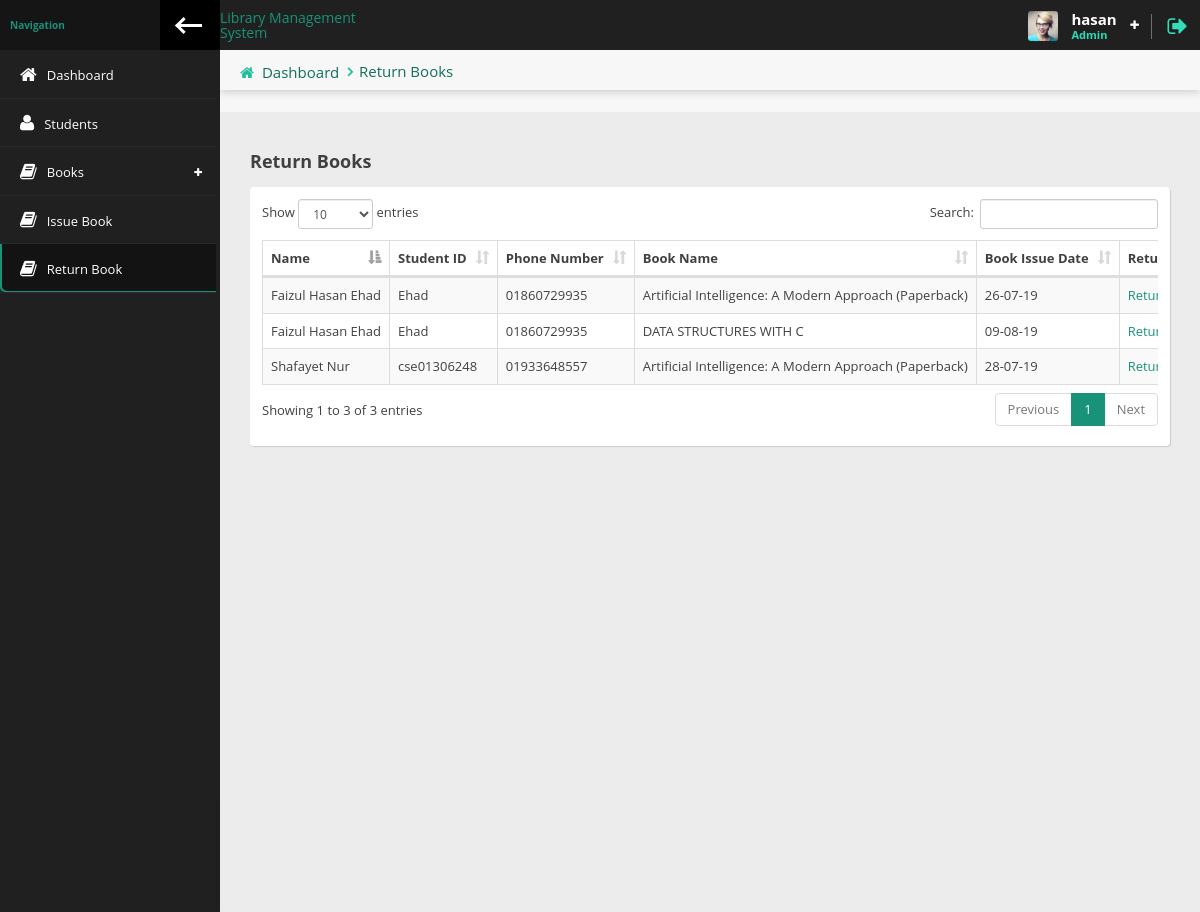
Page /LMS/Librarian/return_book.php (signed in) on the committed database.
### tables this page shows
CREATE TABLE `librarian` (
  `id` int(3) NOT NULL,
  `firstname` varchar(50) NOT NULL,
  `lastname` varchar(50) NOT NULL,
  `email` varchar(100) NOT NULL,
  `username` varchar(50) NOT NULL,
  `password` varchar(100) NOT NULL,
  `datetime` timestamp NOT NULL DEFAULT CURRENT_TIMESTAMP
);

CREATE TABLE `issue_book` (
  `id` int(5) NOT NULL,
  `students_id` int(5) NOT NULL,
  `book_id` int(5) NOT NULL,
  `issue_date` varchar(20) NOT NULL,
  `book_return_date` varchar(20) NOT NULL,
  `date_time` timestamp NOT NULL DEFAULT CURRENT_TIMESTAMP
);

CREATE TABLE `students` (
  `id` int(6) NOT NULL,
  `first_name` varchar(50) NOT NULL,
  `last_name` varchar(50) NOT NULL,
  `student_id` varchar(20) NOT NULL,
  `department` varchar(6) NOT NULL,
  `email` varchar(50) NOT NULL,
  `user_name` varchar(50) NOT NULL,
  `password` varchar(100) NOT NULL,
  `phone_no` varchar(11) NOT NULL,
  `image` varchar(50) DEFAULT NULL,
  `status` tinyint(1) NOT NULL,
  `date_time` timestamp NOT NULL DEFAULT CURRENT_TIMESTAMP
);

CREATE TABLE `books` (
  `id` int(100) NOT NULL,
  `book_name` varchar(70) DEFAULT NULL,
  `book_image` varchar(100) DEFAULT NULL,
  `book_author_name` varchar(50) DEFAULT NULL,
  `book_publication_name` varchar(50) DEFAULT NULL,
  `book_purchase_date` varchar(50) DEFAULT NULL,
  `book_price` varchar(10) DEFAULT NULL,
  `book_qty` int(5) DEFAULT NULL,
  `available_qty` int(5) DEFAULT NULL,
  `librarian_username` varchar(50) DEFAULT NULL,
  `datetime` timestamp NOT NULL DEFAULT CURRENT_TIMESTAMP
);

### LMS/Librarian/return_book.php (the view, shortened to what this page needs)
<?php
require_once 'header.php';
?>
<div class="content-header">
    <div class="leftside-content-header">
        <ul class="breadcrumbs">
            <li><i class="fa fa-home" aria-hidden="true"></i><a href="index.php">Dashboard</a></li>
            <li><a href="javascript: avoid(0)">Return Books</a></li>
        </ul>
    </div>
</div>
<div class="row animated fadeInUp">
    <div class="col-sm-12">
        <h4 class="section-subtitle"><b>Return Books</b></h4>
        <div class="panel">
            <div class="panel-content">
                <div class="table-responsive">
                    <table id="basic-table" class="data-table table table-striped nowrap table-hover table-bordered" cellspacing="0" width="100%">
                        <thead>
                        <tr>
                            <th>Name</th>
                            <th>Student ID</th>
                            <th>Phone Number</th>
                            <th>Book Name</th>
                            <th>Book Issue Date</th>
                            <th>Return Book</th>
                        </tr>
                        </thead>
                        <tbody>
                        <?php
                        $result = mysqli_query(mysqli_connect('localhost','root','','lms'),"SELECT issue_book.id, issue_book.book_id,issue_book.issue_date, students.first_name,students.last_name,students.student_id,students.phone_no,books.book_name,books.book_image FROM issue_book INNER JOIN students ON students.ID = issue_book.students_id INNER JOIN books ON books.id= issue_book.book_id
 WHERE issue_book.book_return_date =''");
                        while ($row = mysqli_fetch_assoc($result)){
                            ?>
                            <tr>
                                <td><?=ucwords( $row['first_name'] .' '.$row['last_name']) ?></td>
                                <td><?= $row['student_id'] ?></td>
                                <td><?= $row['phone_no'] ?></td>
                                <td><?= $row['book_name'] ?></td>
                                <td><?= $row['issue_date'] ?></td>
                                <td><a href="return_book.php? id= <?= $row['id'] ?>&bookid=<?= $row['book_id'] ?>"> Return Book</a></td>
                            </tr>
                            <?php
                        }
                        ?>
                        </tbody>
                    </table>
                </div>
            </div>
        </div>
    </div>
</div>
<?php
require_once 'footer.php';
?>

### LMS/Librarian/header.php (shortened to what this page needs)
<?php
 $page = explode('/',$_SERVER['PHP_SELF']);
 $page = end($page);
 $librarian_login = $_SESSION['librarian login'];
 $result = mysqli_query(mysqli_connect('localhost','root','','lms'),"SELECT * FROM `librarian` WHERE `email`= '$librarian_login'");
 $libraian_info = mysqli_fetch_assoc($result);
?>
<!doctype html>
<html lang="en" class="fixed left-sidebar-top">
<head>
    <link href="../assets/vendor/pace/pace-theme-minimal.css" rel="stylesheet" />
    <link rel="stylesheet" href="../assets/vendor/bootstrap/css/bootstrap.css">
    <link rel="stylesheet" href="../assets/vendor/font-awesome/css/font-awesome.css">
    <link rel="stylesheet" href="../assets/vendor/animate.css/animate.css">
    <link rel="stylesheet" href="../assets/vendor/toastr/toastr.min.css">
    <link rel="stylesheet" href="../assets/vendor/magnific-popup/magnific-popup.css">
    <link rel="stylesheet" href="../assets/vendor/data-table/media/css/dataTables.bootstrap.min.css">
    <link rel="stylesheet" href="../assets/../assets/stylesheets/css/style.css">
</head>
<body>
<div class="wrap">
    <div class="page-header">
        <div class="leftside-header">
            <div class="logo">
                <a href="index.php" class="on-click">
                    <h6>Library Management System</h6>
                </a>
            </div>
        </div>
        <div class="rightside-header">
            <div class="header-section" id="user-headerbox">
                <div class="user-header-wrap">
                    <div class="user-photo">
                        <img alt="profile photo" src="../assets/images/avatar/avatar_user.jpg" />
                    </div>
                    <div class="user-info">
                        <span class="user-name"><?=$libraian_info['firstname']?></span>
                        <span class="user-profile">Admin</span>
                    </div>
                    <i class="fa fa-plus icon-open" aria-hidden="true"></i>
                </div>
            </div>
            <div class="header-section">
                <a href="logout.php" data-toggle="tooltip" data-placement="left" title="Logout"><i class="fa fa-sign-out log-out" aria-hidden="true"></i></a>
            </div>
        </div>
    </div>
    <div class="page-body">
        <div class="left-sidebar">
            <div class="left-sidebar-header">
                <div class="left-sidebar-title">Navigation</div>
                <div class="left-sidebar-toggle c-hamburger c-hamburger--htla hidden-xs" data-toggle-class="left-sidebar-collapsed" data-target="html">
                    <span></span>
                </div>
            </div>
            <div id="left-nav" class="nano">
                <div class="nano-content">
                    <nav>
                        <ul class="nav nav-left-lines" id="main-nav">
                            <li class="<?= $page == 'index.php' ? 'active-item' :''?>"><a href="index.php"><i class="fa fa-home" aria-hidden="true"></i><span>Dashboard</span></a></li>
                            <li class="<?= $page == 'Students.php' ? 'active-item' :''?>"><a href=" Students.php"><i class="fa fa-user" aria-hidden="true"></i><span>Students</span></a></li>
                            <li class="has-child-item close-item <?= $page == 'Manages Books.php' ? 'open-item' :''?><?= $page == 'Add Book.php' ? 'open-item' :''?>">
                                <a><i class="fa fa-book" aria-hidden="true"></i><span>Books</span></a>
                            </li>
                            <li class="<?= $page == 'issu_book.php' ? 'active-item' :''?>"><a href="issu_book.php"><i class="fa fa-book" aria-hidden="true"></i><span>Issue Book</span></a></li>
                            <li class="<?= $page == 'return_book.php' ? 'active-item' :''?>"><a href="return_book.php"><i class="fa fa-book" aria-hidden="true"></i><span>Return Book</span></a></li>
                        </ul>
                    </nav>
                </div>
            </div>
        </div>
        <div class="content">

### rows in the picture
librarian: firstname "hasan"
issue_book: students.last_name "Faizul Hasan Ehad", students.student_id "Ehad", students.phone_no "01860729935", book.book_name "Artificial Intelligence: A Modern Approach (Paperback)", issue_date "26-07-19"
issue_book: students.last_name "Shafayet Nur", students.student_id "cse01306248", students.phone_no "01933648557", book.book_name "Artificial Intelligence: A Modern Approach (Paperback)", issue_date "28-07-19"
issue_book: students.last_name "Faizul Hasan Ehad", students.student_id "Ehad", students.phone_no "01860729935", book.book_name "DATA STRUCTURES WITH C", issue_date "09-08-19"
